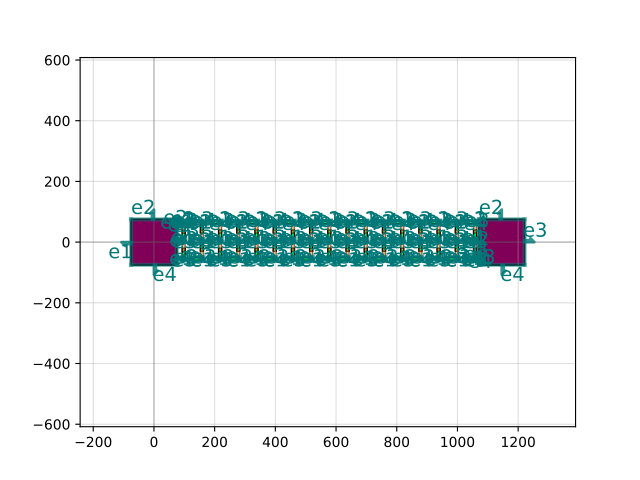

Reproduce this figure in Python.
import gdsfactory as gf

c = gf.components.via_cutback(num_vias=100.0, wire_width=10.0, via_width=5.0, via_spacing=40.0, min_pad_spacing=0.0, pad_size=(150, 150), layer1=(47, 0), layer2=(41, 0), via_layer=(40, 0), wire_pad_inclusion=12.0)
c.plot()
